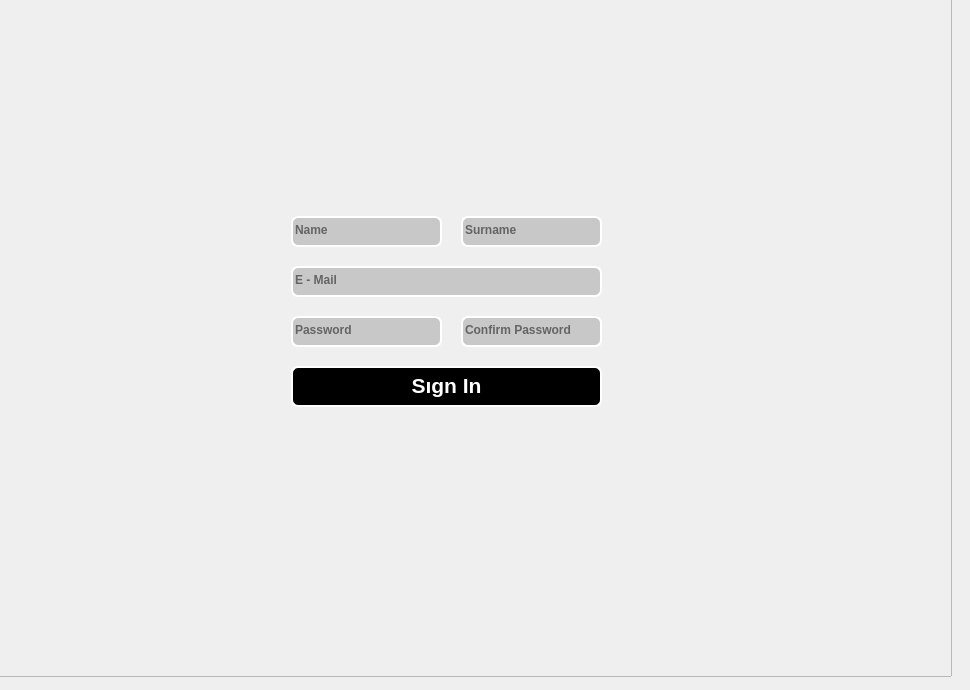
            <widget class="QWidget" name="register_page">
             <widget class="QFrame" name="register_frame">
              <property name="geometry">
               <rect>
                <x>-9</x>
                <y>-4</y>
                <width>961</width>
                <height>681</height>
               </rect>
              </property>
              <property name="sizePolicy">
               <sizepolicy hsizetype="Expanding" vsizetype="Expanding">
                <horstretch>0</horstretch>
                <verstretch>0</verstretch>
               </sizepolicy>
              </property>
              <property name="frameShape">
               <enum>QFrame::StyledPanel</enum>
              </property>
              <property name="frameShadow">
               <enum>QFrame::Raised</enum>
              </property>
              <widget class="QLineEdit" name="signin_name">
               <property name="geometry">
                <rect>
                 <x>300</x>
                 <y>220</y>
                 <width>151</width>
                 <height>31</height>
                </rect>
               </property>
               <property name="font">
                <font>
                 <weight>75</weight>
                 <bold>true</bold>
                </font>
               </property>
               <property name="styleSheet">
                <string notr="true">background-color: rgb(200, 200, 200);
color:black;
border:none;
padding-bottom:3px;
border-radius:7px;

border :2px solid ;
border-top-color : white; 
border-left-color :white;
border-right-color :white;
border-bottom-color : white
</string>
               </property>
               <property name="placeholderText">
                <string>Name</string>
               </property>
              </widget>
              <widget class="QLineEdit" name="signin_surname">
               <property name="geometry">
                <rect>
                 <x>470</x>
                 <y>220</y>
                 <width>141</width>
                 <height>31</height>
                </rect>
               </property>
               <property name="font">
                <font>
                 <weight>75</weight>
                 <bold>true</bold>
                </font>
               </property>
               <property name="styleSheet">
                <string notr="true">background-color: rgb(200, 200, 200);
color:black;
border:none;
padding-bottom:3px;
border-radius:7px;

border :2px solid ;
border-top-color : white; 
border-left-color :white;
border-right-color :white;
border-bottom-color : white
</string>
               </property>
               <property name="placeholderText">
                <string>Surname</string>
               </property>
              </widget>
              <widget class="QLineEdit" name="signin_email">
               <property name="geometry">
                <rect>
                 <x>300</x>
                 <y>270</y>
                 <width>311</width>
                 <height>31</height>
                </rect>
               </property>
               <property name="font">
                <font>
                 <weight>75</weight>
                 <bold>true</bold>
                </font>
               </property>
               <property name="styleSheet">
                <string notr="true">background-color: rgb(200, 200, 200);
color:black;
border:none;
padding-bottom:3px;
border-radius:7px;

border :2px solid ;
border-top-color : white; 
border-left-color :white;
border-right-color :white;
border-bottom-color : white
</string>
               </property>
               <property name="placeholderText">
                <string>E - Mail</string>
               </property>
              </widget>
              <widget class="QLineEdit" name="signin_password">
               <property name="geometry">
                <rect>
                 <x>300</x>
                 <y>320</y>
                 <width>151</width>
                 <height>31</height>
                </rect>
               </property>
               <property name="font">
                <font>
                 <weight>75</weight>
                 <bold>true</bold>
                </font>
               </property>
               <property name="styleSheet">
                <string notr="true">background-color: rgb(200, 200, 200);
color:black;
border:none;
padding-bottom:3px;
border-radius:7px;

border :2px solid ;
border-top-color : white; 
border-left-color :white;
border-right-color :white;
border-bottom-color : white
</string>
               </property>
               <property name="placeholderText">
                <string>Password</string>
               </property>
              </widget>
              <widget class="QLineEdit" name="signin_confirm">
               <property name="geometry">
                <rect>
                 <x>470</x>
                 <y>320</y>
                 <width>141</width>
                 <height>31</height>
                </rect>
               </property>
               <property name="font">
                <font>
                 <weight>75</weight>
                 <bold>true</bold>
                </font>
               </property>
               <property name="styleSheet">
                <string notr="true">background-color: rgb(200, 200, 200);
color:black;
border:none;
padding-bottom:3px;
border-radius:7px;

border :2px solid ;
border-top-color : white; 
border-left-color :white;
border-right-color :white;
border-bottom-color : white
</string>
               </property>
               <property name="placeholderText">
                <string>Confirm Password</string>
               </property>
              </widget>
              <widget class="QPushButton" name="sign_in_button_2">
               <property name="geometry">
                <rect>
                 <x>300</x>
                 <y>370</y>
                 <width>311</width>
                 <height>41</height>
                </rect>
               </property>
               <property name="font">
                <font>
                 <pointsize>16</pointsize>
                 <weight>75</weight>
                 <bold>true</bold>
                </font>
               </property>
               <property name="styleSheet">
                <string notr="true">background-color: rgb(0, 0, 0);
color:white;
border:none;
padding-bottom:3px;
border-radius:7px;

border :2px solid ;
border-top-color : white; 
border-left-color :white;
border-right-color :white;
border-bottom-color : white
</string>
               </property>
               <property name="text">
                <string>Sıgn In</string>
               </property>
              </widget>
             </widget>
            </widget>
